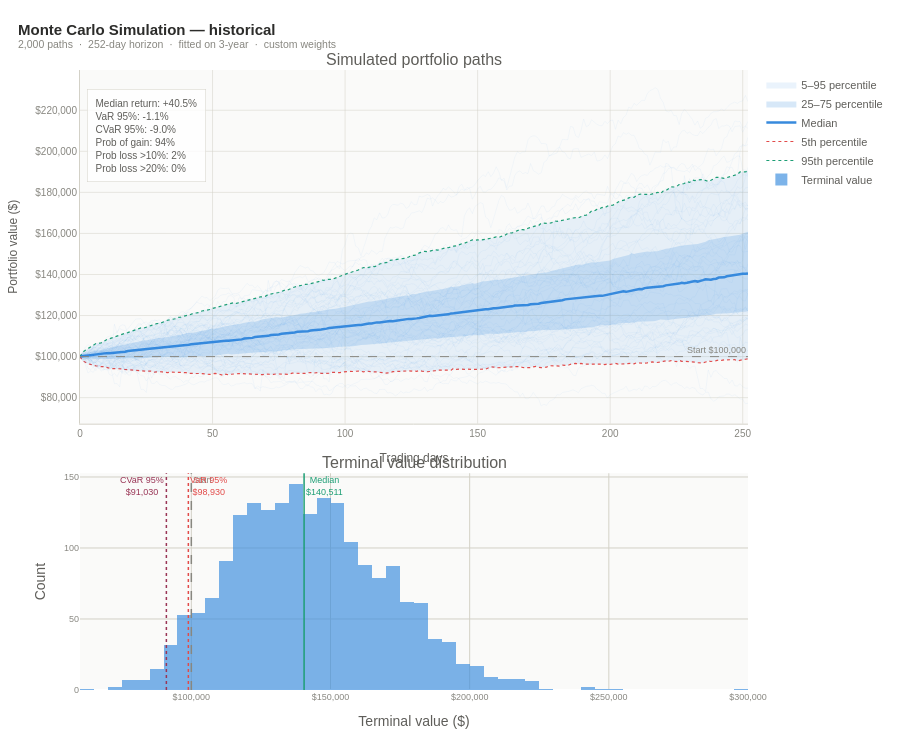

Notebook cell for this chart:
### Code cell
# single run
result = simulate(quant, symbols, weights,
    horizon=252,        # 1 year forward
    n_sims=2000,
    method="historical",
    period="3y")

print(result)
plots.monte_carlo(result).show()

### Figure 1 — Plotly figure (JSON) as saved in the notebook; plotly's stock layout.template omitted (floating-point values rounded to 4 significant figures; data arrays with more than 128 entries replaced by an {"elided": "..."} marker saying what was removed)
{"data": [{"fill": "toself", "fillcolor": "rgba(55,138,221,0.10)", "hoverinfo": "skip", "line": {"width": 0}, "name": "5–95 percentile", "x": {"elided": "506 int values"}, "y": {"elided": "506 float values"}, "type": "scatter", "xaxis": "x", "yaxis": "y"}, {"fill": "toself", "fillcolor": "rgba(55,138,221,0.20)", "hoverinfo": "skip", "line": {"width": 0}, "name": "25–75 percentile", "x": {"elided": "506 int values"}, "y": {"elided": "506 float values"}, "type": "scatter", "xaxis": "x", "yaxis": "y"}, {"hovertemplate": "Day %{x}<br>Median: $%{y:,.0f}<extra></extra>", "line": {"color": "#378ADD", "width": 2.5}, "mode": "lines", "name": "Median", "x": {"elided": "253 int values"}, "y": {"elided": "253 float values"}, "type": "scatter", "xaxis": "x", "yaxis": "y"}, {"hovertemplate": "Day %{x}<br>5th pct: $%{y:,.0f}<extra></extra>", "line": {"color": "#E24B4A", "dash": "dot", "width": 1.2}, "mode": "lines", "name": "5th percentile", "x": {"elided": "253 int values"}, "y": {"elided": "253 float values"}, "type": "scatter", "xaxis": "x", "yaxis": "y"}, {"hovertemplate": "Day %{x}<br>95th pct: $%{y:,.0f}<extra></extra>", "line": {"color": "#1D9E75", "dash": "dot", "width": 1.2}, "mode": "lines", "name": "95th percentile", "x": {"elided": "253 int values"}, "y": {"elided": "253 float values"}, "type": "scatter", "xaxis": "x", "yaxis": "y"}, {"hoverinfo": "skip", "line": {"color": "rgba(55,138,221,0.08)", "width": 0.6}, "mode": "lines", "showlegend": false, "x": {"elided": "253 int values"}, "y": {"elided": "253 float values"}, "type": "scatter", "xaxis": "x", "yaxis": "y"}, {"hoverinfo": "skip", "line": {"color": "rgba(55,138,221,0.08)", "width": 0.6}, "mode": "lines", "showlegend": false, "x": {"elided": "253 int values"}, "y": {"elided": "253 float values"}, "type": "scatter", "xaxis": "x", "yaxis": "y"}, {"hoverinfo": "skip", "line": {"color": "rgba(55,138,221,0.08)", "width": 0.6}, "mode": "lines", "showlegend": false, "x": {"elided": "253 int values"}, "y": {"elided": "253 float values"}, "type": "scatter", "xaxis": "x", "yaxis": "y"}, {"hoverinfo": "skip", "line": {"color": "rgba(55,138,221,0.08)", "width": 0.6}, "mode": "lines", "showlegend": false, "x": {"elided": "253 int values"}, "y": {"elided": "253 float values"}, "type": "scatter", "xaxis": "x", "yaxis": "y"}, {"hoverinfo": "skip", "line": {"color": "rgba(55,138,221,0.08)", "width": 0.6}, "mode": "lines", "showlegend": false, "x": {"elided": "253 int values"}, "y": {"elided": "253 float values"}, "type": "scatter", "xaxis": "x", "yaxis": "y"}, {"hoverinfo": "skip", "line": {"color": "rgba(55,138,221,0.08)", "width": 0.6}, "mode": "lines", "showlegend": false, "x": {"elided": "253 int values"}, "y": {"elided": "253 float values"}, "type": "scatter", "xaxis": "x", "yaxis": "y"}, {"hoverinfo": "skip", "line": {"color": "rgba(55,138,221,0.08)", "width": 0.6}, "mode": "lines", "showlegend": false, "x": {"elided": "253 int values"}, "y": {"elided": "253 float values"}, "type": "scatter", "xaxis": "x", "yaxis": "y"}, {"hoverinfo": "skip", "line": {"color": "rgba(55,138,221,0.08)", "width": 0.6}, "mode": "lines", "showlegend": false, "x": {"elided": "253 int values"}, "y": {"elided": "253 float values"}, "type": "scatter", "xaxis": "x", "yaxis": "y"}, {"hoverinfo": "skip", "line": {"color": "rgba(55,138,221,0.08)", "width": 0.6}, "mode": "lines", "showlegend": false, "x": {"elided": "253 int values"}, "y": {"elided": "253 float values"}, "type": "scatter", "xaxis": "x", "yaxis": "y"}, {"hoverinfo": "skip", "line": {"color": "rgba(55,138,221,0.08)", "width": 0.6}, "mode": "lines", "showlegend": false, "x": {"elided": "253 int values"}, "y": {"elided": "253 float values"}, "type": "scatter", "xaxis": "x", "yaxis": "y"}, {"hoverinfo": "skip", "line": {"color": "rgba(55,138,221,0.08)", "width": 0.6}, "mode": "lines", "showlegend": false, "x": {"elided": "253 int values"}, "y": {"elided": "253 float values"}, "type": "scatter", "xaxis": "x", "yaxis": "y"}, {"hoverinfo": "skip", "line": {"color": "rgba(55,138,221,0.08)", "width": 0.6}, "mode": "lines", "showlegend": false, "x": {"elided": "253 int values"}, "y": {"elided": "253 float values"}, "type": "scatter", "xaxis": "x", "yaxis": "y"}, {"hoverinfo": "skip", "line": {"color": "rgba(55,138,221,0.08)", "width": 0.6}, "mode": "lines", "showlegend": false, "x": {"elided": "253 int values"}, "y": {"elided": "253 float values"}, "type": "scatter", "xaxis": "x", "yaxis": "y"}, {"hoverinfo": "skip", "line": {"color": "rgba(55,138,221,0.08)", "width": 0.6}, "mode": "lines", "showlegend": false, "x": {"elided": "253 int values"}, "y": {"elided": "253 float values"}, "type": "scatter", "xaxis": "x", "yaxis": "y"}, {"hoverinfo": "skip", "line": {"color": "rgba(55,138,221,0.08)", "width": 0.6}, "mode": "lines", "showlegend": false, "x": {"elided": "253 int values"}, "y": {"elided": "253 float values"}, "type": "scatter", "xaxis": "x", "yaxis": "y"}, {"hoverinfo": "skip", "line": {"color": "rgba(55,138,221,0.08)", "width": 0.6}, "mode": "lines", "showlegend": false, "x": {"elided": "253 int values"}, "y": {"elided": "253 float values"}, "type": "scatter", "xaxis": "x", "yaxis": "y"}, {"hoverinfo": "skip", "line": {"color": "rgba(55,138,221,0.08)", "width": 0.6}, "mode": "lines", "showlegend": false, "x": {"elided": "253 int values"}, "y": {"elided": "253 float values"}, "type": "scatter", "xaxis": "x", "yaxis": "y"}, {"hoverinfo": "skip", "line": {"color": "rgba(55,138,221,0.08)", "width": 0.6}, "mode": "lines", "showlegend": false, "x": {"elided": "253 int values"}, "y": {"elided": "253 float values"}, "type": "scatter", "xaxis": "x", "yaxis": "y"}, {"hoverinfo": "skip", "line": {"color": "rgba(55,138,221,0.08)", "width": 0.6}, "mode": "lines", "showlegend": false, "x": {"elided": "253 int values"}, "y": {"elided": "253 float values"}, "type": "scatter", "xaxis": "x", "yaxis": "y"}, {"hoverinfo": "skip", "line": {"color": "rgba(55,138,221,0.08)", "width": 0.6}, "mode": "lines", "showlegend": false, "x": {"elided": "253 int values"}, "y": {"elided": "253 float values"}, "type": "scatter", "xaxis": "x", "yaxis": "y"}, {"hoverinfo": "skip", "line": {"color": "rgba(55,138,221,0.08)", "width": 0.6}, "mode": "lines", "showlegend": false, "x": {"elided": "253 int values"}, "y": {"elided": "253 float values"}, "type": "scatter", "xaxis": "x", "yaxis": "y"}, {"hoverinfo": "skip", "line": {"color": "rgba(55,138,221,0.08)", "width": 0.6}, "mode": "lines", "showlegend": false, "x": {"elided": "253 int values"}, "y": {"elided": "253 float values"}, "type": "scatter", "xaxis": "x", "yaxis": "y"}, {"hoverinfo": "skip", "line": {"color": "rgba(55,138,221,0.08)", "width": 0.6}, "mode": "lines", "showlegend": false, "x": {"elided": "253 int values"}, "y": {"elided": "253 float values"}, "type": "scatter", "xaxis": "x", "yaxis": "y"}, {"hoverinfo": "skip", "line": {"color": "rgba(55,138,221,0.08)", "width": 0.6}, "mode": "lines", "showlegend": false, "x": {"elided": "253 int values"}, "y": {"elided": "253 float values"}, "type": "scatter", "xaxis": "x", "yaxis": "y"}, {"hoverinfo": "skip", "line": {"color": "rgba(55,138,221,0.08)", "width": 0.6}, "mode": "lines", "showlegend": false, "x": {"elided": "253 int values"}, "y": {"elided": "253 float values"}, "type": "scatter", "xaxis": "x", "yaxis": "y"}, {"hoverinfo": "skip", "line": {"color": "rgba(55,138,221,0.08)", "width": 0.6}, "mode": "lines", "showlegend": false, "x": {"elided": "253 int values"}, "y": {"elided": "253 float values"}, "type": "scatter", "xaxis": "x", "yaxis": "y"}, {"hoverinfo": "skip", "line": {"color": "rgba(55,138,221,0.08)", "width": 0.6}, "mode": "lines", "showlegend": false, "x": {"elided": "253 int values"}, "y": {"elided": "253 float values"}, "type": "scatter", "xaxis": "x", "yaxis": "y"}, {"hoverinfo": "skip", "line": {"color": "rgba(55,138,221,0.08)", "width": 0.6}, "mode": "lines", "showlegend": false, "x": {"elided": "253 int values"}, "y": {"elided": "253 float values"}, "type": "scatter", "xaxis": "x", "yaxis": "y"}, {"hoverinfo": "skip", "line": {"color": "rgba(55,138,221,0.08)", "width": 0.6}, "mode": "lines", "showlegend": false, "x": {"elided": "253 int values"}, "y": {"elided": "253 float values"}, "type": "scatter", "xaxis": "x", "yaxis": "y"}, {"hoverinfo": "skip", "line": {"color": "rgba(55,138,221,0.08)", "width": 0.6}, "mode": "lines", "showlegend": false, "x": {"elided": "253 int values"}, "y": {"elided": "253 float values"}, "type": "scatter", "xaxis": "x", "yaxis": "y"}, {"hoverinfo": "skip", "line": {"color": "rgba(55,138,221,0.08)", "width": 0.6}, "mode": "lines", "showlegend": false, "x": {"elided": "253 int values"}, "y": {"elided": "253 float values"}, "type": "scatter", "xaxis": "x", "yaxis": "y"}, {"hoverinfo": "skip", "line": {"color": "rgba(55,138,221,0.08)", "width": 0.6}, "mode": "lines", "showlegend": false, "x": {"elided": "253 int values"}, "y": {"elided": "253 float values"}, "type": "scatter", "xaxis": "x", "yaxis": "y"}, {"hoverinfo": "skip", "line": {"color": "rgba(55,138,221,0.08)", "width": 0.6}, "mode": "lines", "showlegend": false, "x": {"elided": "253 int values"}, "y": {"elided": "253 float values"}, "type": "scatter", "xaxis": "x", "yaxis": "y"}, {"hoverinfo": "skip", "line": {"color": "rgba(55,138,221,0.08)", "width": 0.6}, "mode": "lines", "showlegend": false, "x": {"elided": "253 int values"}, "y": {"elided": "253 float values"}, "type": "scatter", "xaxis": "x", "yaxis": "y"}, {"hoverinfo": "skip", "line": {"color": "rgba(55,138,221,0.08)", "width": 0.6}, "mode": "lines", "showlegend": false, "x": {"elided": "253 int values"}, "y": {"elided": "253 float values"}, "type": "scatter", "xaxis": "x", "yaxis": "y"}, {"hoverinfo": "skip", "line": {"color": "rgba(55,138,221,0.08)", "width": 0.6}, "mode": "lines", "showlegend": false, "x": {"elided": "253 int values"}, "y": {"elided": "253 float values"}, "type": "scatter", "xaxis": "x", "yaxis": "y"}, {"hoverinfo": "skip", "line": {"color": "rgba(55,138,221,0.08)", "width": 0.6}, "mode": "lines", "showlegend": false, "x": {"elided": "253 int values"}, "y": {"elided": "253 float values"}, "type": "scatter", "xaxis": "x", "yaxis": "y"}, {"hoverinfo": "skip", "line": {"color": "rgba(55,138,221,0.08)", "width": 0.6}, "mode": "lines", "showlegend": false, "x": {"elided": "253 int values"}, "y": {"elided": "253 float values"}, "type": "scatter", "xaxis": "x", "yaxis": "y"}, {"hoverinfo": "skip", "line": {"color": "rgba(55,138,221,0.08)", "width": 0.6}, "mode": "lines", "showlegend": false, "x": {"elided": "253 int values"}, "y": {"elided": "253 float values"}, "type": "scatter", "xaxis": "x", "yaxis": "y"}, {"hoverinfo": "skip", "line": {"color": "rgba(55,138,221,0.08)", "width": 0.6}, "mode": "lines", "showlegend": false, "x": {"elided": "253 int values"}, "y": {"elided": "253 float values"}, "type": "scatter", "xaxis": "x", "yaxis": "y"}, {"hoverinfo": "skip", "line": {"color": "rgba(55,138,221,0.08)", "width": 0.6}, "mode": "lines", "showlegend": false, "x": {"elided": "253 int values"}, "y": {"elided": "253 float values"}, "type": "scatter", "xaxis": "x", "yaxis": "y"}, {"hoverinfo": "skip", "line": {"color": "rgba(55,138,221,0.08)", "width": 0.6}, "mode": "lines", "showlegend": false, "x": {"elided": "253 int values"}, "y": {"elided": "253 float values"}, "type": "scatter", "xaxis": "x", "yaxis": "y"}, {"hoverinfo": "skip", "line": {"color": "rgba(55,138,221,0.08)", "width": 0.6}, "mode": "lines", "showlegend": false, "x": {"elided": "253 int values"}, "y": {"elided": "253 float values"}, "type": "scatter", "xaxis": "x", "yaxis": "y"}, {"hoverinfo": "skip", "line": {"color": "rgba(55,138,221,0.08)", "width": 0.6}, "mode": "lines", "showlegend": false, "x": {"elided": "253 int values"}, "y": {"elided": "253 float values"}, "type": "scatter", "xaxis": "x", "yaxis": "y"}, {"hoverinfo": "skip", "line": {"color": "rgba(55,138,221,0.08)", "width": 0.6}, "mode": "lines", "showlegend": false, "x": {"elided": "253 int values"}, "y": {"elided": "253 float values"}, "type": "scatter", "xaxis": "x", "yaxis": "y"}, {"hoverinfo": "skip", "line": {"color": "rgba(55,138,221,0.08)", "width": 0.6}, "mode": "lines", "showlegend": false, "x": {"elided": "253 int values"}, "y": {"elided": "253 float values"}, "type": "scatter", "xaxis": "x", "yaxis": "y"}, {"hoverinfo": "skip", "line": {"color": "rgba(55,138,221,0.08)", "width": 0.6}, "mode": "lines", "showlegend": false, "x": {"elided": "253 int values"}, "y": {"elided": "253 float values"}, "type": "scatter", "xaxis": "x", "yaxis": "y"}, {"hoverinfo": "skip", "line": {"color": "rgba(55,138,221,0.08)", "width": 0.6}, "mode": "lines", "showlegend": false, "x": {"elided": "253 int values"}, "y": {"elided": "253 float values"}, "type": "scatter", "xaxis": "x", "yaxis": "y"}, {"hoverinfo": "skip", "line": {"color": "rgba(55,138,221,0.08)", "width": 0.6}, "mode": "lines", "showlegend": false, "x": {"elided": "253 int values"}, "y": {"elided": "253 float values"}, "type": "scatter", "xaxis": "x", "yaxis": "y"}, {"hoverinfo": "skip", "line": {"color": "rgba(55,138,221,0.08)", "width": 0.6}, "mode": "lines", "showlegend": false, "x": {"elided": "253 int values"}, "y": {"elided": "253 float values"}, "type": "scatter", "xaxis": "x", "yaxis": "y"}, {"hovertemplate": "$%{x:,.0f}<br>Count: %{y}<extra></extra>", "marker": {"color": "#378ADD"}, "name": "Terminal value", "nbinsx": 60, "opacity": 0.65, "x": {"elided": "2000 float values"}, "type": "histogram", "xaxis": "x2", "yaxis": "y2"}], "layout": {"xaxis": {"anchor": "y", "domain": [0.0, 1.0], "title": {"text": "Trading days", "font": {"size": 12, "color": "#5F5E5A"}}, "tickfont": {"size": 10, "color": "#888780"}, "gridcolor": "#D3D1C7", "gridwidth": 0.5, "linecolor": "#D3D1C7", "zerolinecolor": "#B4B2A9", "type": "linear"}, "yaxis": {"anchor": "x", "domain": [0.4296, 1.0], "title": {"text": "Portfolio value ($)", "font": {"size": 12, "color": "#5F5E5A"}}, "tickfont": {"size": 10, "color": "#888780"}, "tickformat": "$,.0f", "gridcolor": "#D3D1C7", "gridwidth": 0.5, "linecolor": "#D3D1C7", "zerolinecolor": "#B4B2A9"}, "xaxis2": {"anchor": "y2", "domain": [0.0, 1.0], "title": {"text": "Terminal value ($)"}, "tickfont": {"size": 9, "color": "#888780"}, "tickformat": "$,.0f", "gridcolor": "#D3D1C7", "type": "linear"}, "yaxis2": {"anchor": "x2", "domain": [0.0, 0.3496], "title": {"text": "Count"}, "tickfont": {"size": 9, "color": "#888780"}, "gridcolor": "#D3D1C7"}, "annotations": [{"font": {"size": 16}, "showarrow": false, "text": "Simulated portfolio paths", "x": 0.5, "xanchor": "center", "xref": "paper", "y": 1.0, "yanchor": "bottom", "yref": "paper"}, {"font": {"size": 16}, "showarrow": false, "text": "Terminal value distribution", "x": 0.5, "xanchor": "center", "xref": "paper", "y": 0.3496, "yanchor": "bottom", "yref": "paper"}, {"font": {"color": "#888780", "size": 9}, "showarrow": false, "text": "Start $100,000", "x": 1, "xanchor": "right", "xref": "x domain", "y": 100000.0, "yanchor": "bottom", "yref": "y"}, {"font": {"color": "#888780", "size": 9}, "showarrow": false, "text": "Start", "x": 100000.0, "xanchor": "left", "xref": "x2", "y": 1, "yanchor": "top", "yref": "y2 domain"}, {"font": {"color": "#E24B4A", "size": 9}, "showarrow": false, "text": "VaR 95%<br>$98,930", "x": 98930.0, "xanchor": "left", "xref": "x2", "y": 1, "yanchor": "top", "yref": "y2 domain"}, {"font": {"color": "#993556", "size": 9}, "showarrow": false, "text": "CVaR 95%<br>$91,030", "x": 91030.0, "xanchor": "right", "xref": "x2", "y": 1, "yanchor": "top", "yref": "y2 domain"}, {"font": {"color": "#1D9E75", "size": 9}, "showarrow": false, "text": "Median<br>$140,511", "x": 140500.0, "xanchor": "left", "xref": "x2", "y": 1, "yanchor": "top", "yref": "y2 domain"}, {"align": "left", "bgcolor": "rgba(255,255,255,0.8)", "bordercolor": "#D3D1C7", "borderpad": 8, "borderwidth": 0.5, "font": {"color": "#5F5E5A", "size": 10}, "showarrow": false, "text": "Median return: +40.5%<br>VaR 95%: -1.1%<br>CVaR 95%: -9.0%<br>Prob of gain: 94%<br>Prob loss >10%: 2%<br>Prob loss >20%: 0%", "x": 0.01, "xref": "paper", "y": 0.97, "yref": "paper"}], "shapes": [{"line": {"color": "#888780", "dash": "dash", "width": 1}, "type": "line", "x0": 0, "x1": 1, "xref": "x domain", "y0": 100000.0, "y1": 100000.0, "yref": "y"}, {"line": {"color": "#888780", "dash": "dash", "width": 1.5}, "type": "line", "x0": 100000.0, "x1": 100000.0, "xref": "x2", "y0": 0, "y1": 1, "yref": "y2 domain"}, {"line": {"color": "#E24B4A", "dash": "dot", "width": 1.5}, "type": "line", "x0": 98930.0, "x1": 98930.0, "xref": "x2", "y0": 0, "y1": 1, "yref": "y2 domain"}, {"line": {"color": "#993556", "dash": "dot", "width": 1.5}, "type": "line", "x0": 91030.0, "x1": 91030.0, "xref": "x2", "y0": 0, "y1": 1, "yref": "y2 domain"}, {"line": {"color": "#1D9E75", "width": 1.5}, "type": "line", "x0": 140500.0, "x1": 140500.0, "xref": "x2", "y0": 0, "y1": 1, "yref": "y2 domain"}], "font": {"family": "sans-serif", "color": "#5F5E5A", "size": 12}, "hoverlabel": {"font": {"size": 12}, "bgcolor": "white"}, "margin": {"l": 60, "r": 40, "t": 70, "b": 60}, "legend": {"font": {"size": 11}, "bgcolor": "rgba(0,0,0,0)", "borderwidth": 0}, "title": {"font": {"size": 15, "color": "#2C2C2A"}, "text": "<b>Monte Carlo Simulation — historical</b><br><sup style='color:#888780'>2,000 paths  ·  252-day horizon  ·  fitted on 3-year  ·  custom weights</sup>", "x": 0.02}, "paper_bgcolor": "rgba(0,0,0,0)", "plot_bgcolor": "#FAFAF9", "height": 750, "hovermode": "x"}}
